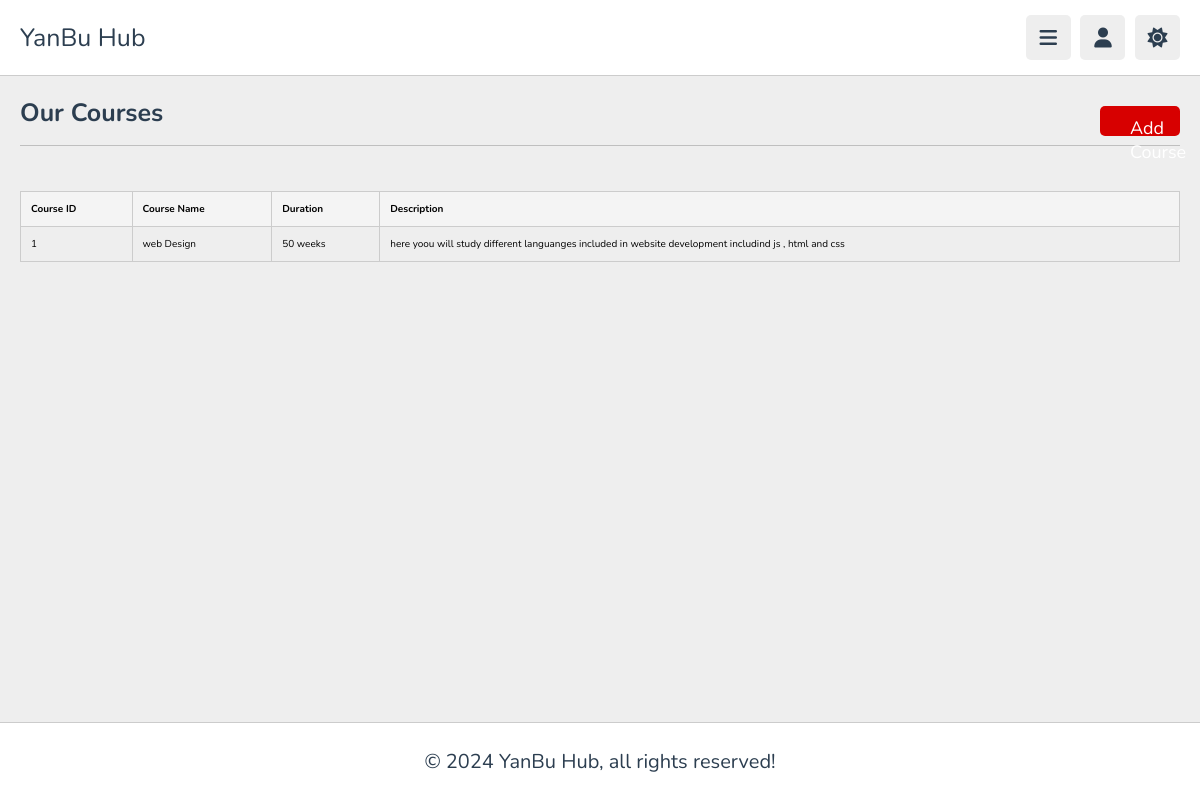
/Admin-dashboard/courses.php (signed in), run on the app's committed database.
### tables this page shows
CREATE TABLE `courses` (
  `course_id` int(11) NOT NULL,
  `course_name` varchar(80) NOT NULL,
  `course_duration` varchar(20) NOT NULL,
  `course_description` varchar(1000) NOT NULL,
  `course_entry_date` timestamp NOT NULL DEFAULT current_timestamp(),
  `video_path` varchar(120) NOT NULL,
  `document_path` varchar(120) NOT NULL
);

### Admin-dashboard/add_course.php (called while the page is built, shortened)
<?php
$servername = "localhost";
$username = "root";
$password = "";
$dbname = "yanbu_hub";
$conn = new mysqli($servername, $username, $password, $dbname);
function get_courses_data($conn, $return_as_json = false) {
    $sql = "SELECT * FROM courses";
    $result = $conn->query($sql);
    $courses = [];
    if ($result->num_rows > 0) {
        while ($row = $result->fetch_assoc()) {
            $courses[] = $row;
        }
    }
    return $courses;
}
$courses = get_courses_data($conn);
?>

### Admin-dashboard/courses.php (the view, shortened to what this page needs)
<!DOCTYPE html>
<html lang="en">
<head>
    <link rel="stylesheet" href="https://cdnjs.cloudflare.com/ajax/libs/font-awesome/6.1.2/css/all.min.css">
    <link rel="stylesheet" href="css/style.css">
</head>
<body>
<header class="header">
   <section class="flex">
      <a href="home.php" class="logo">YanBu Hub</a>
      <div class="icons">
         <div id="menu-btn" class="fas fa-bars"></div>
         <div id="user-btn" class="fas fa-user"></div>
         <div id="toggle-btn" class="fas fa-sun"></div>
      </div>
   </section>
</header>
    <section class="courses" style="position: relative;">
       <h1 class="heading">Our Courses</h1>
       <div class="box-container">
          <button id="add-course-btn" class="btn">Add Course</button>
       </div>
       <table class="courses-table">
           <thead>
               <tr>
                   <th>Course ID</th>
                   <th>Course Name</th>
                   <th>Duration</th>
                   <th>Description</th>
               </tr>
           </thead>
           <tbody>
               <?php include 'add_course.php'; ?>
               <?php if (!empty($courses)): ?>
                   <?php foreach ($courses as $course): ?>
                       <tr>
                           <td><?php echo $course['course_id']; ?></td>
                           <td><?php echo htmlspecialchars($course['course_name']); ?></td>
                           <td><?php echo htmlspecialchars($course['course_duration']); ?></td>
                           <td><?php echo htmlspecialchars($course['course_description']); ?></td>
                       </tr>
                   <?php endforeach; ?>
               <?php else: ?>
                   <tr>
                       <td colspan="5">No courses found.</td>
                   </tr>
               <?php endif; ?>
           </tbody>
       </table>
    </section>
<footer class="footer">
   &copy; 2024 YanBu Hub, all rights reserved!
</footer>
</body>
</html>

### Admin-dashboard/css/style.css (style rules this page uses)
:root { --main-color:rgb(215, 0, 0); --red:#e74c3c; --orange:#f39c12; --light-color:#888; --light-bg:#eee; --black:#2c3e50; --white:#fff; --border:.1rem solid rgba(0,0,0,.2); }
* { font-family: 'Nunito', sans-serif; margin:0; padding:0; box-sizing: border-box; outline: none; border:none; text-decoration: none; }
html { font-size: 62.5%; overflow-x: hidden; }
body { background-color: var(--light-bg); padding-left: 30rem; }
section { padding:2rem; margin: 0 auto; max-width: 1200px; }
.heading { font-size: 2.5rem; color:var(--black); margin-bottom: 2.5rem; border-bottom: var(--border); padding-bottom: 1.5rem; text-transform: capitalize; }
.inline-btn, .inline-option-btn, .inline-delete-btn, .btn, .delete-btn, .option-btn { border-radius: .5rem; color:#fff; font-size: 1.8rem; cursor: pointer; text-transform: capitalize; padding:1rem 3rem; text-align: center; margin-top: 1rem; }
.btn, .delete-btn, .option-btn { display: block; width: 100%; }
.btn, .inline-btn { background-color: var(--main-color); }
.header { position: sticky; top:0; left:0; right: 0; background-color: var(--white); z-index: 1000; border-bottom: var(--border); }
.header .flex { display: flex; align-items: center; justify-content: space-between; position: relative; padding: 1.5rem 2rem; }
.header .flex .logo { font-size: 2.5rem; color: var(--black); }
.header .flex .icons div { font-size: 2rem; color:var(--black); background-color: var(--light-bg); border-radius: .5rem; height: 4.5rem; width: 4.5rem; line-height: 4.5rem; cursor: pointer; text-align: center; margin-left: .7rem; }
.courses .box-container { display: grid; grid-template-columns: repeat(auto-fit, minmax(30rem, 1fr)); gap:1.5rem; justify-content: center; align-items: flex-start; }
.footer { background-color: var(--white); border-top: var(--border); position: sticky; bottom: 0; left: 0; right: 0; text-align: center; font-size: 2rem; padding:2.5rem 2rem; color:var(--black); margin-top: 1rem; z-index: 1000; }
@media (max-width:1200px) { body { padding-left: 0; } }

### Admin-dashboard/courses.php (style rules this page uses)
.header .flex .icons div { font-size: 2rem; color:var(--black); background-color: var(--light-bg); border-radius: .5rem; height: 4.5rem; width: 4.5rem; line-height: 4.5rem; cursor: pointer; text-align: center; margin-left: .7rem; }
.courses-table { width: 100%; border-collapse: collapse; margin-top: 20px; }
.courses-table th, .courses-table td { padding: 10px; border: 1px solid #ccc; text-align: left; }
.courses-table th { background-color: #f4f4f4; }
#add-course-btn { margin-left: 100%; width: 80px; height: 30px; position: absolute; right: 20px; top: 20px; }
.footer { background-color: var(--white); border-top: var(--border); position: fixed; bottom: 0; left: 0; right: 0; text-align: center; font-size: 2rem; padding: 2.5rem 2rem; color: var(--black); margin-top: 1rem; z-index: 1000; }

### data on the page
courses: course_id "1", course_name "web Design", course_duration "50 weeks", course_description "here yoou will study different languanges included in website development includind js , html and css"
